Frame 1 (no input): blank canvas, image omitted
Frame 60 (the mouse pressed at the canvas centre just before this capture): blank canvas, image omitted
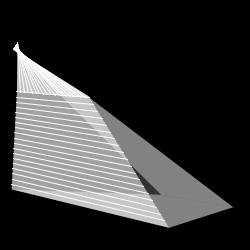
Frame 120 (the mouse held since frame 60 and released just before this capture)

The Processing sketch whose frames 1 and 60 were blank and that drew this single picture after the mouse press (run headless with seeded random() and noise(); from frame 60 on, the mouse is pressed at the canvas centre):

// Processing sketch: processing_86297
// ── processing_86297.pde

float a;
float b;
float c;
float d;
float e;
float f;
float g;
float h;
float i;
float j;
float k;
float l;
float m;
float n;
float o;
float p;

void setup (){
  size (250,250);
  
  a = width/2;
  b = height/2;
  c = width/2;
  d = height/2;
  e = width/2;
  f = height/2;
  g = width/2;
  h = height/2;
  i = width/2;
  j = height/2;
  k = width/2;
  l = height/2;
  m = width/2;
  n = height/2;
  o = width/2;
  p = height/2;
  
  
}

void draw (){
  
  
  
  background (0);
  
  
  
  //   INT
  
  
  //   strokeWeight
  int sw;
  sw = 1;
  
  //   strokeWeight 2
  int sw2;
  sw2 = 1;
  
  //   espacement entre les lignes 1
  int espcl1;
  espcl1 = 2;
  
  //   RANDOM
  int rand;
  rand = (1/4)+(mouseX/25);
  
  int rand2;
  rand2 = rand/2;
  
  
  
  //   COULEURS
  
  
  
  //   couleur lignes
  color cline = color (255,0);
  
  //   couleur lignes 2
  color cline2 = color (255);
  
  //   couleur quad
  color cquad = color (255,100);
  
  //   couleur triangle
  color ctri = color (255,50);
  
  
  
  
  
  //   FLOAT
  
  
  
  a = a + random(0,rand) - rand/2;
  b = b + random(0,rand) - rand/2;
  c = c + random(0,rand) - rand/2;
  d = d + random(0,rand) - rand/2;
  e = e + random(0,rand) - rand/2;
  f = f + random(0,rand) - rand/2;
  g = g + random(0,rand) - rand/2;
  h = h + random(0,rand) - rand/2;
  i = i + random(0,rand) - rand/2;
  j = j + random(0,rand) - rand/2;
  k = k + random(0,rand) - rand/2;
  l = l + random(0,rand) - rand/2;
  m = m + random(0,rand) - rand/2;
  n = n + random(0,rand) - rand/2;
  o = o + random(0,rand) - rand/2;
  p = p + random(0,rand) - rand/2;
  
  //   DEPLACEMENT EN CAS DE DEPASSEMENT
  
  if (a>width){
    a = random (0,width);}
  if (b>height){
    b = random (0,height);}
  if (c>width){
    c = random (0,width);}
  if (d>height){
    d = random (0,height);}
  if (e>width){
    e = random (0,width);}
  if (f>height){
    f = random (0,height);}
  if (g>width){
    g = random (0,width);}
  if (h>height){
    h = random (0,height);}
  if (i>width){
    i = random (0,width);}
  if (j>height){
    j = random (0,height);}
  if (k>width){
    k = random (0,width);}
  if (l>height){
    l = random (0,height);}
  if (m>width){
    m = random (0,width);}
  if (n>height){
    n = random (0,height);}
  if (o>width){
    o = random (0,width);}
  if (p>height){
    p = random (0,height);}
  
  if (a<0){
    a = random (0,width);}
  if (b<0){
    b = random (0,height);}
  if (c<0){
    c = random (0,width);}
  if (d<0){
    d = random (0,height);}
  if (e<0){
    e = random (0,width);}
  if (f<0){
    f = random (0,height);}
  if (g<0){
    g = random (0,width);}
  if (h<0){
    h = random (0,height);}
  if (i<0){
    i = random (0,width);}
  if (j<0){
    j = random (0,height);}
  if (k<0){
    k = random (0,width);}
  if (l<0){
    l = random (0,height);}
  if (m<0){
    m = random (0,width);}
  if (n<0){
    n = random (0,height);}
  if (o<0){
    o = random (0,width);}
  if (p<0){
    p = random (0,height);}
  
  
  
  //   depassement dans la forme
  
  
  if (a>c){
    a = random (0,width);
    c = random (0,width);}
  if (a>e){
    a = random (0,width);
    e = random (0,width);}
  if (a>g){
    a = random (0,width);
    g = random (0,width);}
  
  if (i>e){
    i = random (0,width);
    e = random (0,width);}
  if (i>k){
    i = random (0,width);
    k = random (0,width);}
  
  if (e>c){
    e = random (0,width);
    c = random (0,width);}
  if (e>g){
    e = random (0,width);
    g = random (0,width);}
    
  if (c>g){
    c = random (0,width);
    g = random (0,width);}
  
  if (k>g){
    k = random (0,width);
    g = random (0,width);}
  
  if (g>m){
    g = random (0,width);
    m = random (0,width);}
  if (g>o){
    g = random (0,width);
    o = random (0,width);}
  
  
  
  if (b>d){
    b = random (0,height);
    d = random (0,height);}
  if (b>f){
    b = random (0,height);
    f = random (0,height);}
  if (b>h){
    b = random (0,height);
    h = random (0,height);}
    
  if (d>f){
    d = random (0,height);
    f = random (0,height);}
  if (d>h){
    d = random (0,height);
    h = random (0,height);}
  if (d>n){
    d = random (0,height);
    n = random (0,height);}
  
  if (f>h){
    f = random (0,height);
    h = random (0,height);}
  if (f>j){
    f = random (0,height);
    j = random (0,height);}
  
  if (h>l){
    h = random (0,height);
    l = random (0,height);}
  if (h>p){
    h = random (0,height);
    p = random (0,height);}
  
  if (n>p){
    n = random (0,height);
    p = random (0,height);}
  
  
  
  
  
  
  
  
  //     DRAW     DRAW     DRAW     DRAW     DRAW
  
  
  
  
  
  //   QUAD 1
  stroke (cline);
  strokeWeight (sw);
  fill (cquad);
  
  quad (a,b,c,d,g,h,e,f);
  quad (a,b,c,d,g,h,e,f);
  quad (a,b,c,d,g,h,e,f);
  
  //   QUAD 2
  stroke (cline);
  strokeWeight (sw);
  fill (cquad);
  
  quad (e,f,g,h,k,l,i,j);
  quad (e,f,g,h,k,l,i,j);
  
  //   QUAD 3
  stroke (cline);
  strokeWeight (sw);
  fill (cquad);
  
  quad (c,d,m,n,o,p,g,h);
  
  //   QUAD 
  stroke (cline);
  strokeWeight (sw);
  fill (cquad);
  
  quad (m,n,o,p,k,l,i,j);
  
  
  //   TRIANGLE
  fill (ctri);
  triangle (g,h,o,p,k,l);
  
  
  //   LINES
  stroke (cline2);
  strokeWeight (sw2);
  
  
  line (a+((c-a)/19),b+((d-b)/19),e+((g-e)/19),f+((h-f)/19));
  line (a+((c-a)/19)*2,b+((d-b)/19)*2,e+((g-e)/19)*2,f+((h-f)/19)*2);
  line (a+((c-a)/19)*3,b+((d-b)/19)*3,e+((g-e)/19)*3,f+((h-f)/19)*3);
  line (a+((c-a)/19)*4,b+((d-b)/19)*4,e+((g-e)/19)*4,f+((h-f)/19)*4);
  line (a+((c-a)/19)*5,b+((d-b)/19)*5,e+((g-e)/19)*5,f+((h-f)/19)*5);
  line (a+((c-a)/19)*6,b+((d-b)/19)*6,e+((g-e)/19)*6,f+((h-f)/19)*6);
  line (a+((c-a)/19)*7,b+((d-b)/19)*7,e+((g-e)/19)*7,f+((h-f)/19)*7);
  line (a+((c-a)/19)*8,b+((d-b)/19)*8,e+((g-e)/19)*8,f+((h-f)/19)*8);
  line (a+((c-a)/19)*9,b+((d-b)/19)*9,e+((g-e)/19)*9,f+((h-f)/19)*9);
  line (a+((c-a)/19)*10,b+((d-b)/19)*10,e+((g-e)/19)*10,f+((h-f)/19)*10);
  line (a+((c-a)/19)*11,b+((d-b)/19)*11,e+((g-e)/19)*11,f+((h-f)/19)*11);
  line (a+((c-a)/19)*12,b+((d-b)/19)*12,e+((g-e)/19)*12,f+((h-f)/19)*12);
  line (a+((c-a)/19)*13,b+((d-b)/19)*13,e+((g-e)/19)*13,f+((h-f)/19)*13);
  line (a+((c-a)/19)*14,b+((d-b)/19)*14,e+((g-e)/19)*14,f+((h-f)/19)*14);
  line (a+((c-a)/19)*15,b+((d-b)/19)*15,e+((g-e)/19)*15,f+((h-f)/19)*15);
  line (a+((c-a)/19)*16,b+((d-b)/19)*16,e+((g-e)/19)*16,f+((h-f)/19)*16);
  line (a+((c-a)/19)*17,b+((d-b)/19)*17,e+((g-e)/19)*17,f+((h-f)/19)*17);
  line (a+((c-a)/19)*18,b+((d-b)/19)*18,e+((g-e)/19)*18,f+((h-f)/19)*18);
  line (a+((c-a)/19)*19,b+((d-b)/19)*19,e+((g-e)/19)*19,f+((h-f)/19)*19);
  
  
  line (i+((e-i)/19),j+((f-j)/19),k+((g-k)/19),l+((h-l)/19));
  line (i+((e-i)/19)*2,j+((f-j)/19)*2,k+((g-k)/19)*2,l+((h-l)/19)*2);
  line (i+((e-i)/19)*3,j+((f-j)/19)*3,k+((g-k)/19)*3,l+((h-l)/19)*3);
  line (i+((e-i)/19)*4,j+((f-j)/19)*4,k+((g-k)/19)*4,l+((h-l)/19)*4);
  line (i+((e-i)/19)*5,j+((f-j)/19)*5,k+((g-k)/19)*5,l+((h-l)/19)*5);
  line (i+((e-i)/19)*6,j+((f-j)/19)*6,k+((g-k)/19)*6,l+((h-l)/19)*6);
  line (i+((e-i)/19)*7,j+((f-j)/19)*7,k+((g-k)/19)*7,l+((h-l)/19)*7);
  line (i+((e-i)/19)*8,j+((f-j)/19)*8,k+((g-k)/19)*8,l+((h-l)/19)*8);
  line (i+((e-i)/19)*9,j+((f-j)/19)*9,k+((g-k)/19)*9,l+((h-l)/19)*9);
  line (i+((e-i)/19)*10,j+((f-j)/19)*10,k+((g-k)/19)*10,l+((h-l)/19)*10);
  line (i+((e-i)/19)*11,j+((f-j)/19)*11,k+((g-k)/19)*11,l+((h-l)/19)*11);
  line (i+((e-i)/19)*12,j+((f-j)/19)*12,k+((g-k)/19)*12,l+((h-l)/19)*12);
  line (i+((e-i)/19)*13,j+((f-j)/19)*13,k+((g-k)/19)*13,l+((h-l)/19)*13);
  line (i+((e-i)/19)*14,j+((f-j)/19)*14,k+((g-k)/19)*14,l+((h-l)/19)*14);
  line (i+((e-i)/19)*15,j+((f-j)/19)*15,k+((g-k)/19)*15,l+((h-l)/19)*15);
  line (i+((e-i)/19)*16,j+((f-j)/19)*16,k+((g-k)/19)*16,l+((h-l)/19)*16);
  line (i+((e-i)/19)*17,j+((f-j)/19)*17,k+((g-k)/19)*17,l+((h-l)/19)*17);
  line (i+((e-i)/19)*18,j+((f-j)/19)*18,k+((g-k)/19)*18,l+((h-l)/19)*18);
  line (i+((e-i)/19)*19,j+((f-j)/19)*19,k+((g-k)/19)*19,l+((h-l)/19)*19);
  
  
  
  
  
  
  //   texte
  
  
  /*
  text (1,a,b-10);
  text (2,c,d-10);
  text (3,e,f-10);
  text (4,g,h-10);
  */
  
}
